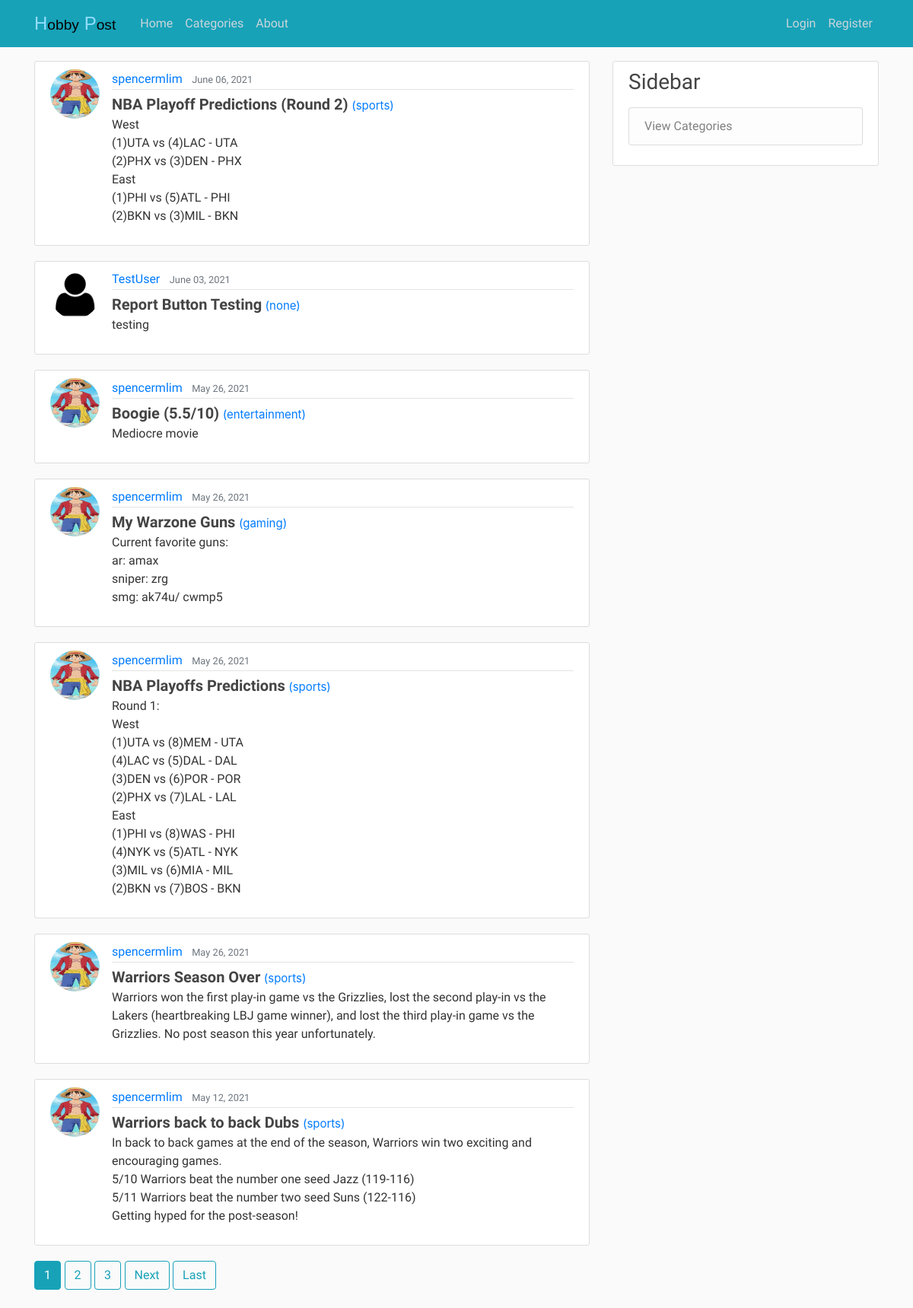
The page / on the database its author committed.
### blog/models.py (models this page shows, shortened)
class Post(models.Model):
    title = models.CharField(max_length=100)
    content = models.TextField()
    date_posted = models.DateTimeField(default=timezone.now)
    author = models.ForeignKey(User, on_delete=models.CASCADE)
    category = models.CharField(max_length=100, default='none')
    likes = models.ManyToManyField(User, related_name='blog_posts')

### users/models.py (models this page shows, shortened)
class Profile(models.Model):
    user = models.OneToOneField(User, on_delete=models.CASCADE)
    image = models.ImageField(default='default.jpg', upload_to='profile_pics')

### blog/views.py (the view)
# urls.py: path('', PostListView.as_view(), name='blog-home'),
class PostListView(ListView):
    model = Post
    template_name ='blog/home.html' # <app>/<model>_<viewtype>.html
    context_object_name = 'posts'
    ordering = ['-date_posted']
    paginate_by = 7
    def get_context_data(self, *args, **kwargs):
        cat_menu = Category.objects.all()
        context = super(PostListView, self).get_context_data(*args, **kwargs)
        context["cat_menu"] = cat_menu
        return context

### blog/templates/blog/home.html (shortened to what this page needs)
{% extends "blog/base.html" %}
{% block content %}
    {% for post in posts %}
        <article class="media content-section">
            <img class="rounded-circle article-img" src="{{ post.author.profile.image.url }}">
            <div class="media-body">
            <div class="article-metadata">
                <a id="home-fonts" class="mr-2" href="{% url 'user-posts' post.author.username %}">{{ post.author }}</a>
                <small id="home-fonts" class="text-muted">{{ post.date_posted|date:"F d, Y"}}</small>
            </div>
            <span><a id="home-fonts" class="article-title" style="font-size: 20px; font-weight:bold" href="{% url 'post-detail' post.id %}">{{ post.title }}</a></span> <span><a style="font-size: 15px;" href="{% url 'category' post.category %}">({{ post.category }})</a></span>
            <p id="home-fonts" class="article-content">{{ post.content }}</p>
            </div>
        </article>
    {% endfor %}
    {% if is_paginated %}
        {% for num in page_obj.paginator.page_range %}
            {% if page_obj.number == num %}
                <a id="home-fonts" class="btn btn-info mb-4" href="?page={{ num }}">{{ num }}</a>
            {% elif num > page_obj.number|add:'-3' and num < page_obj.number|add:'3' %}
                <a id="home-fonts" class="btn btn-outline-info mb-4" href="?page={{ num }}">{{ num }}</a>
            {% endif %}
        {% endfor %}
        {% if page_obj.has_next %}
            <a id="home-fonts" class="btn btn-outline-info mb-4" href="?page={{ page_obj.next_page_number }}">Next</a>
            <a id="home-fonts" class="btn btn-outline-info mb-4" href="?page={{ page_obj.paginator.num_pages }}">Last</a>
        {% endif %}
    {% endif %}
{% endblock content %}

### blog/static/blog/main.css (style rules this page uses)
body { background: #fafafa; color: #333333; margin-top: 5rem; }
.content-section { background: #ffffff; padding: 10px 20px; border: 1px solid #dddddd; border-radius: 3px; margin-bottom: 20px; }
.article-title { color: #444444; }
.article-content { white-space: pre-line; }
.article-img { height: 65px; width: 65px; margin-right: 16px; }
.article-metadata { padding-bottom: 1px; margin-bottom: 4px; border-bottom: 1px solid #e3e3e3 }

### blog/templates/blog/base.html (style rules this page uses)
#home-fonts { font-family: 'Raleway', sans-serif; }

### rows shown on the page
Post: author.profile.image (picture), author "spencermlim", date_posted "June 06, 2021", title "NBA Playoff Predictions (Round 2)", category "sports", content "West (1)UTA vs (4)LAC - UTA (2)PHX vs (3)DEN - PHX East (1)PHI vs (5)ATL - PHI (2)BKN vs (3)MIL - BKN"
Post: author.profile.image (placeholder picture), author "TestUser", date_posted "June 03, 2021", title "Report Button Testing", category "none", content "testing"
Post: author.profile.image (picture), author "spencermlim", date_posted "May 26, 2021", title "Boogie (5.5/10)", category "entertainment", content "Mediocre movie"
Post: author.profile.image (picture), author "spencermlim", date_posted "May 26, 2021", title "My Warzone Guns", category "gaming", content "Current favorite guns: ar: amax sniper: zrg smg: ak74u/ cwmp5"
Post: author.profile.image (picture), author "spencermlim", date_posted "May 26, 2021", title "NBA Playoffs Predictions", category "sports", content "Round 1: West (1)UTA vs (8)MEM - UTA (4)LAC vs (5)DAL - DAL (3)DEN vs (6)POR - POR (2)PHX vs (7)LAL - LAL East (1)PHI vs (8)WAS - PHI (4)NYK vs (5)ATL - NYK (3)MIL vs (6)MIA - MIL (2)BKN vs (7)BOS - BKN"
Post: author.profile.image (picture), author "spencermlim", date_posted "May 26, 2021", title "Warriors Season Over", category "sports", content "Warriors won the first play-in game vs the Grizzlies, lost the second play-in vs the Lakers (heartbreaking LBJ game winner), and lost the third play-in game vs the Grizzlies. No post season this year unfortunately."
Post: author.profile.image (picture), author "spencermlim", date_posted "May 12, 2021", title "Warriors back to back Dubs", category "sports", content "In back to back games at the end of the season, Warriors win two exciting and encouraging games. 5/10 Warriors beat the number one seed Jazz (119-116) 5/11 Warriors beat the number two seed Suns (122-116) Getting hyped for the post-season!"

### other values the page prints
{{ num }} "1"
{{ num }} "2" "3"
